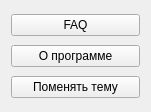
<?xml version="1.0" encoding="UTF-8"?>
<ui version="4.0">
 <class>Form</class>
 <widget class="QWidget" name="Form">
  <property name="geometry">
   <rect>
    <x>0</x>
    <y>0</y>
    <width>151</width>
    <height>112</height>
   </rect>
  </property>
  <property name="windowTitle">
   <string>Настройки</string>
  </property>
  <layout class="QVBoxLayout" name="verticalLayout">
   <item>
    <widget class="QPushButton" name="btn_faq">
     <property name="text">
      <string>FAQ</string>
     </property>
    </widget>
   </item>
   <item>
    <widget class="QPushButton" name="btn_preview">
     <property name="text">
      <string>О программе</string>
     </property>
    </widget>
   </item>
   <item>
    <widget class="QPushButton" name="btn_theme">
     <property name="text">
      <string>Поменять тему</string>
     </property>
    </widget>
   </item>
  </layout>
 </widget>
 <resources/>
 <connections/>
</ui>
